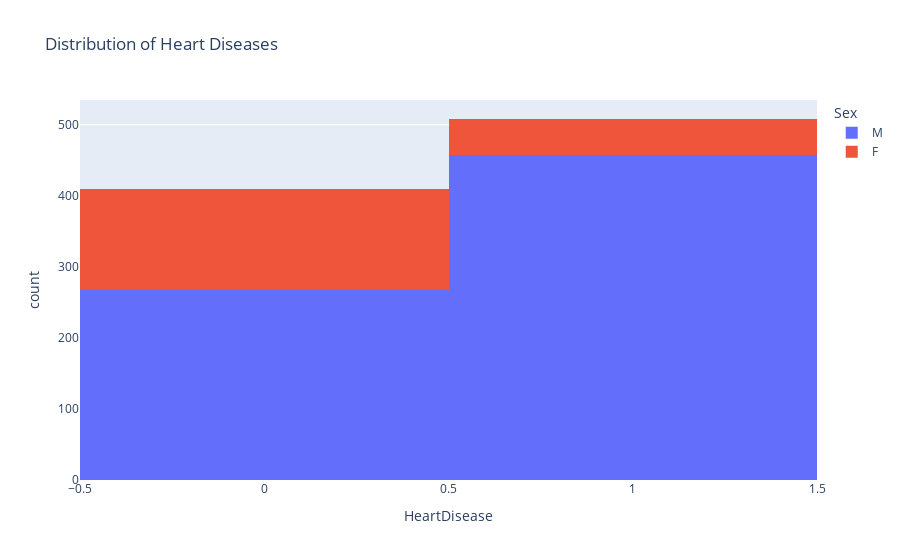

This figure's notebook cell:
### Markdown cell above
"HeartDisease" tiene una alta correlación negativa con "MaxHR" y una correlación algo negativa con "Cholesterol". Tiene una correlación positiva con "Oldpeak", "FastingBS" y "RestingBP"

### Code cell
# Viendo algunas distribuciones según sexo
fig=px.histogram(data, 
                 x="HeartDisease",
                 color="Sex",
                 hover_data=data.columns,
                 title="Distribution of Heart Diseases")
fig.show()

### Figure 1 — Plotly figure (JSON) as saved in the notebook; plotly's stock layout.template omitted (floating-point values rounded to 4 significant figures; data arrays with more than 128 entries replaced by an {"elided": "..."} marker saying what was removed)
{"data": [{"alignmentgroup": "True", "bingroup": "x", "hovertemplate": "Sex=M<br>HeartDisease=%{x}<br>count=%{y}<extra></extra>", "legendgroup": "M", "marker": {"color": "#636efa", "pattern": {"shape": ""}}, "name": "M", "offsetgroup": "M", "orientation": "v", "showlegend": true, "type": "histogram", "x": {"elided": "725 int values"}, "xaxis": "x", "yaxis": "y"}, {"alignmentgroup": "True", "bingroup": "x", "hovertemplate": "Sex=F<br>HeartDisease=%{x}<br>count=%{y}<extra></extra>", "legendgroup": "F", "marker": {"color": "#EF553B", "pattern": {"shape": ""}}, "name": "F", "offsetgroup": "F", "orientation": "v", "showlegend": true, "type": "histogram", "x": {"elided": "193 int values"}, "xaxis": "x", "yaxis": "y"}], "layout": {"barmode": "relative", "legend": {"title": {"text": "Sex"}, "tracegroupgap": 0}, "title": {"text": "Distribution of Heart Diseases"}, "xaxis": {"anchor": "y", "domain": [0, 1], "title": {"text": "HeartDisease"}}, "yaxis": {"anchor": "x", "domain": [0, 1], "title": {"text": "count"}}}}
